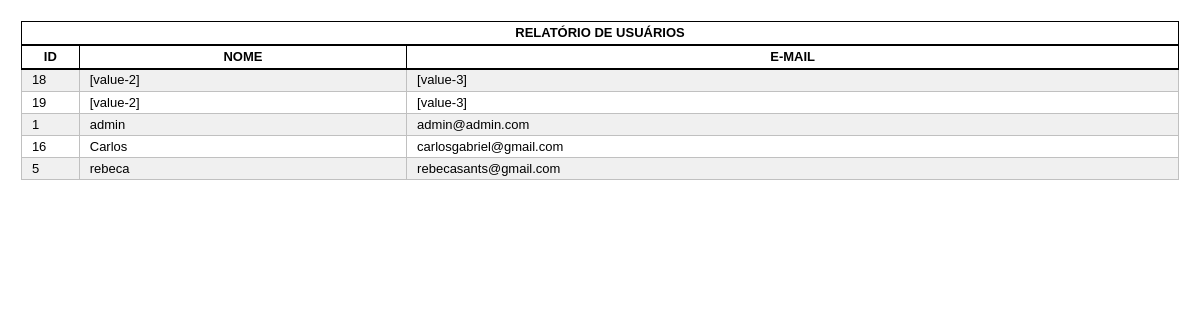
The page /projetomatricula22/relatusu.php on the database its author committed.
### tables this page shows
CREATE TABLE `tbusu` (
  `codusu` int(11) NOT NULL,
  `nome` varchar(60) NOT NULL,
  `email` varchar(100) NOT NULL,
  `senha` varchar(20) NOT NULL
);

### projetomatricula22/relatusu.php (the view, shortened to what this page needs)
<!DOCTYPE HTML PUBLIC "-//W3C//DTD HTML 4.01//EN" "http://www.w3.org/TR/html4/strict.dtd">
<html dir="ltr" lang="en">
<head>
<link rel="stylesheet" href="estilo.css" type="text/css">
</head>
<body>
                                    <table width="100%"><thead>
											<tr>
												<th colspan="100%">RELATÓRIO DE USUÁRIOS</th>
											</tr>
											<tr >
										<th width="5%" scope="col">ID</th>
										<th>NOME</th>
										<th>E-MAIL</th>
									 </tr>
									 </thead>
									 <tbody>
									 <?php
									           include 'banco.php';
											   $sql = "select * from tbusu order by nome";
											   $consulta = $conexao->query($sql);
											   if($consulta){
												 if($consulta->num_rows > 0){
													while($linha=$consulta->fetch_array(MYSQLI_ASSOC)){
													    echo '<tr>
																<td>'.$linha['codusu'].'</td>
																<td>'.$linha['nome'].'</td>
																<td>'.$linha['email'].'</td>
															  </tr>';
													}
												 }
											   }
									 ?>
							</table>
					  </body>
</html>

### projetomatricula22/estilo.css (style rules this page uses)
* { color:#000 !important; text-shadow:none !important; filter:none !important; -ms-filter:none !important; }
body { margin: 0.5cm; padding:2px; line-height: 1.4em; font: 12pt Georgia, "Verdana", Times, serif; color: #000; }
html { color:#000; background:#fff; }
table,td { border : 1px solid #000; border-collapse : collapse; font : small/1.5 "Tahoma", "Bitstream Vera Sans", Verdana, Helvetica, sans-serif; }
table { border :none; border :1px solid #000; }
thead th, tbody th { color : #666; padding : 1.2px 10px; border-bottom : 2px solid #000; border-left : 1px solid #000; border-right : 1px solid #000; }
tbody tr td { padding : 0.8px 10px; border-top : 1px solid #000; / color : #666; border: 1.2px solid #C0C0C0; }
table tbody tr:nth-child(2n+1) { background: #F0F0F0; }

### rows shown on the page
tbusu: codusu "18", nome "[value-2]", email "[value-3]"
tbusu: codusu "19", nome "[value-2]", email "[value-3]"
tbusu: codusu "1", nome "admin", email "admin@admin.com"
tbusu: codusu "16", nome "Carlos", email "carlosgabriel@gmail.com"
tbusu: codusu "5", nome "rebeca", email "rebecasants@gmail.com"
